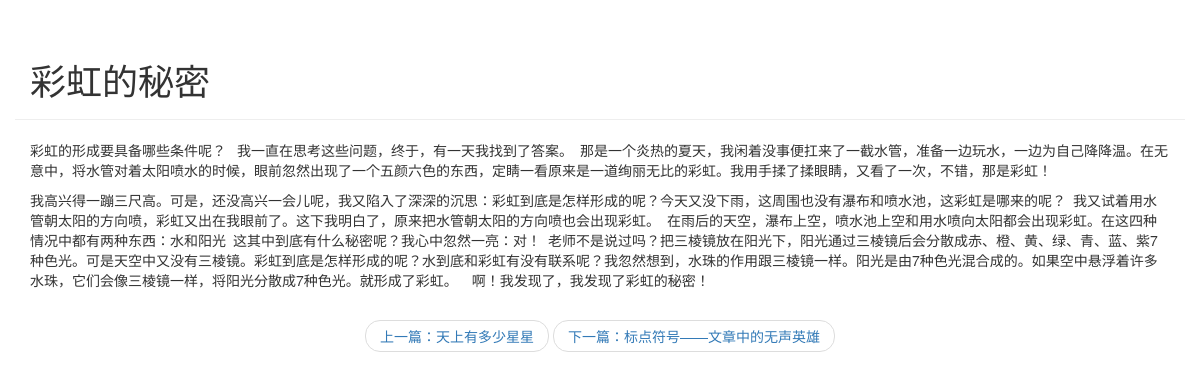
The app's page /blog/detail/7 with its own data.
### blog/models.py (models this page shows, shortened)
class Article(models.Model):
    article_id = models.AutoField(primary_key=True)
    title = models.TextField()
    brief_content = models.TextField()
    content = models.TextField()
    publish_date = models.DateTimeField(auto_now=True)

### blog/views.py (the view)
# urls.py: path('detail/<int:article_id>', blog.views.get_detail_page),
def get_detail_page(request, article_id):
    curr_article = None
    all_article = Article.objects.all()
    previous_article = None
    next_article = None
    for index, article in enumerate(all_article):
        if index == 0:
            previous_index = 0
            next_index = index + 1
        elif index == len(all_article) - 1:
            previous_index = index - 1
            next_index = index
        else:
            previous_index = index - 1
            next_index = index + 1
        if article.article_id == article_id:
            curr_article = article
            previous_article = all_article[previous_index]
            next_article = all_article[next_index]
            break
    section_list = curr_article.content.split('\n')
    return render(request, 'detail.html',
                  {
                      'curr_article': curr_article,
                      'section_list': section_list,
                      'previous_article': previous_article,
                      'next_article': next_article
                  })

### blog/templates/detail.html (shortened to what this page needs)
<!DOCTYPE html>
<html lang="en">
<head>
    <link rel="stylesheet" href="https://cdn.jsdelivr.net/npm/bootstrap@3.3.7/dist/css/bootstrap.min.css"
>
</head>
<body>
<div class="container page-header">
    <h1>{{ curr_article.title }}</h1>
</div>
<div class="container body-main">
    <div>
        {% for section in section_list %}
        <p>{{ section }}</p>
        {% endfor %}
    </div>
</div>
<div>
    <nav aria-label="...">
        <ul class="pager">
            <li><a href="/blog/detail/{{ previous_article.article_id }}">上一篇：{{ previous_article.title }}</a></li>
            <li><a href="/blog/detail/{{ next_article.article_id }}">下一篇：{{ next_article.title }}</a></li>
        </ul>
    </nav>
</div>
</body>
</html>

### records on screen
Article: title "彩虹的秘密"
Article: title "天上有多少星星"
Article: title "标点符号——文章中的无声英雄"

### other values on screen
{{ section }} "彩虹的形成要具备哪些条件呢？ 我一直在思考这些问题，终于，有一天我找到了答案。 那是一个炎热的夏天，我闲着没事便扛来了一截水管，准备一边玩水，一边为自己降降温。在无意中，将水管对着太阳喷水的时候，眼前忽然出现了一个五颜六色的东西，定睛一看原来是一道绚丽无比的彩虹。我用手揉了揉眼睛，又看了一次，不错，那是彩虹！"
